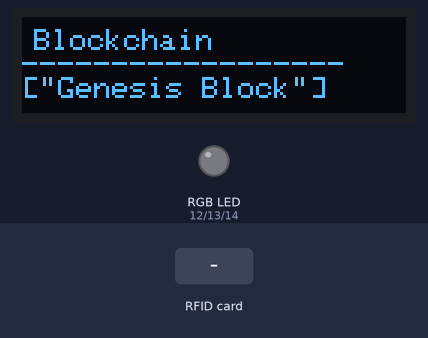
A sketch run on a simulated ESP32. Shown: 128×32 one-colour display, an RGB LED mixed from three pins (HIGH = lit). The inputs (shaded band) are chosen by the test bench.

Above: at 1.3 s.
1.4 s: RFID card 5E 7A 19 C4 held to the reader
At 2.2 s:
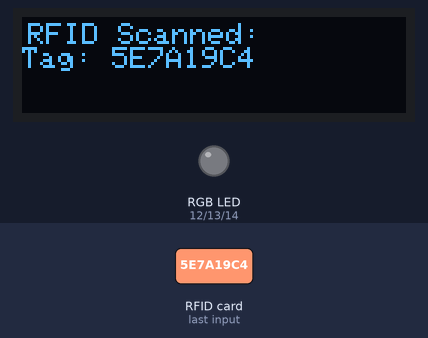
At 3.6 s:
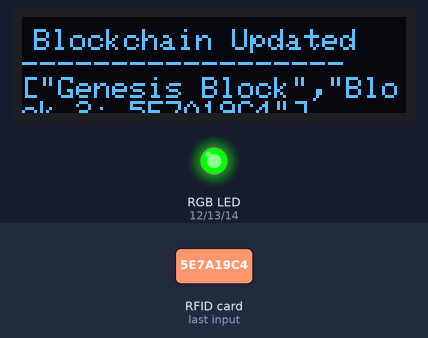
3.9 s: RFID card 5E 7A 19 C4 held to the reader
At 5.9 s:
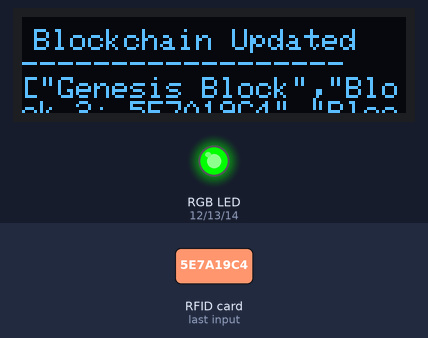
Timing chart, 0 to 9.0 s (numbered marks = the images above; inputs shaded):
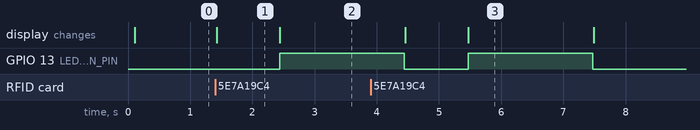

Measured:
- after the input at 1.4 s, GPIO 13 (LED_GREEN_PIN): LOW → HIGH after 1.0 s; the display: changes at once (image 1)
- after the input at 3.9 s, the display: first changes after 0.56 s (image 3 shows a later state)
- what the display in image 1 shows lasts 1.0 s, from 1.4 s to 2.4 s

The sketch:

BlockchainRCP.ino
```cpp
#include <SPI.h>
#include <Wire.h>
#include <Adafruit_GFX.h>
#include <Adafruit_SSD1306.h>
#include <MFRC522.h>

// OLED display settings (128x32)
#define SCREEN_WIDTH 128
#define SCREEN_HEIGHT 32
#define OLED_RESET    -1
#define OLED_ADDRESS  0x3C  // Common OLED I2C address
#define OLED_SDA      21
#define OLED_SCL      22

Adafruit_SSD1306 display(SCREEN_WIDTH, SCREEN_HEIGHT, &Wire, OLED_RESET);

// RFID RC522 settings
#define RFID_SS_PIN 5   // SDA (CS)
#define RFID_RST_PIN 2  // RST
MFRC522 mfrc522(RFID_SS_PIN, RFID_RST_PIN);

// Keyes RGB LED settings (GPIO 12, 13, 14)
#define LED_RED_PIN   12
#define LED_GREEN_PIN 13
#define LED_BLUE_PIN  14

// Blockchain variables
String blockchain = "[\"Genesis Block\"]";
int blockCount = 1;  // Genesis counts as block 1

// Variables for scrolling text on OLED
String scrollLines[50]; // Array to hold wrapped lines (max 50 lines)
int totalScrollLines = 0;  // Number of lines stored
int scrollOffset = 0;      // Current scroll offset
unsigned long lastScrollTime = 0;
const unsigned long scrollInterval = 2000; // scroll update every 2 seconds
const int visibleLines = 4;  // With 32px height and text size 1, we have 4 lines

// Wraps a given message into lines of up to 'maxWidth' characters and stores them along with title lines.
void updateScrollLines(String title, String message) {
  int index = 0;
  scrollLines[index++] = title;
  scrollLines[index++] = "------------------";

  int maxWidth = 21; // Approx. characters per line
  int start = 0;
  while (start < message.length() && index < 50) {
    scrollLines[index++] = message.substring(start, (int)min((unsigned int)(start + maxWidth), message.length()));
    start += maxWidth;
  }
  totalScrollLines = index;
  scrollOffset = 0;
}

// Displays a "page" (visibleLines lines) from the scrollLines array, starting at scrollOffset.
void displayScrollPage() {
  display.clearDisplay();
  display.setTextSize(1);
  display.setTextColor(SSD1306_WHITE);
  display.setCursor(4, 4);

  for (int i = 0; i < visibleLines; i++) {
    int lineIndex = scrollOffset + i;
    if (lineIndex < totalScrollLines) {
      display.println(scrollLines[lineIndex]);
    }
  }
  display.display();
}

// Adds a new block to the blockchain and updates the scrollLines for display.
void addBlock(String tagID) {
  blockCount++;
  String newBlock = "Block " + String(blockCount) + ": " + tagID;
  // Append new block into our blockchain string (JSON-like format)
  blockchain = blockchain.substring(0, blockchain.length() - 1) + ",\"" + newBlock + "\"]";
  updateScrollLines("Blockchain Updated", blockchain);
  displayScrollPage();
}

// Checks for RFID tag scans and processes them.
void checkRFID() {
  if (mfrc522.PICC_IsNewCardPresent() && mfrc522.PICC_ReadCardSerial()) {
    String tagID = "";
    // Build tagID string from UID bytes
    for (byte i = 0; i < mfrc522.uid.size; i++) {
      if (mfrc522.uid.uidByte[i] < 0x10) tagID += "0";
      tagID += String(mfrc522.uid.uidByte[i], HEX);
    }
    tagID.toUpperCase();

    // Immediately display the scanned tag
    display.clearDisplay();
    display.setTextSize(1);
    display.setTextColor(SSD1306_WHITE);
    display.setCursor(2,2);
    display.println("RFID Scanned:");
    display.println("Tag: " + tagID);
    display.display();
    delay(1000);

    // Add the scanned tag to the blockchain
    addBlock(tagID);

    // Light up the LED green to indicate success (green on LED_GREEN_PIN)
    digitalWrite(LED_RED_PIN, LOW);
    digitalWrite(LED_GREEN_PIN, HIGH);
    digitalWrite(LED_BLUE_PIN, LOW);
    delay(2000);  // Hold the green light for 2 seconds
    digitalWrite(LED_GREEN_PIN, LOW);

    // Halt RFID processing for this card
    mfrc522.PICC_HaltA();
  }
}

void setup() {
  Serial.begin(115200);

  // Initialize LED pins
  pinMode(LED_RED_PIN, OUTPUT);
  pinMode(LED_GREEN_PIN, OUTPUT);
  pinMode(LED_BLUE_PIN, OUTPUT);
  digitalWrite(LED_RED_PIN, LOW);
  digitalWrite(LED_GREEN_PIN, LOW);
  digitalWrite(LED_BLUE_PIN, LOW);

  // Initialize I2C for OLED and OLED itself
  Wire.begin(OLED_SDA, OLED_SCL);
  if (!display.begin(SSD1306_SWITCHCAPVCC, OLED_ADDRESS)) {
    Serial.println("OLED allocation failed");
    while (true);
  }
  display.clearDisplay();
  display.display();

  // Initialize RFID module via SPI
  SPI.begin();
  mfrc522.PCD_Init();

  // Set up initial blockchain display
  updateScrollLines("Blockchain", blockchain);
  displayScrollPage();
  lastScrollTime = millis();
}

void loop() {
  // Check for RFID scans
  checkRFID();

  // Update scroll offset if enough time has passed
  if (millis() - lastScrollTime > scrollInterval) {
    // Only scroll if total lines exceed the visible lines
    if (totalScrollLines > visibleLines) {
      scrollOffset++;
      if (scrollOffset > totalScrollLines - visibleLines) {
        scrollOffset = 0;
      }
      displayScrollPage();
    }
    lastScrollTime = millis();
  }
}
```
